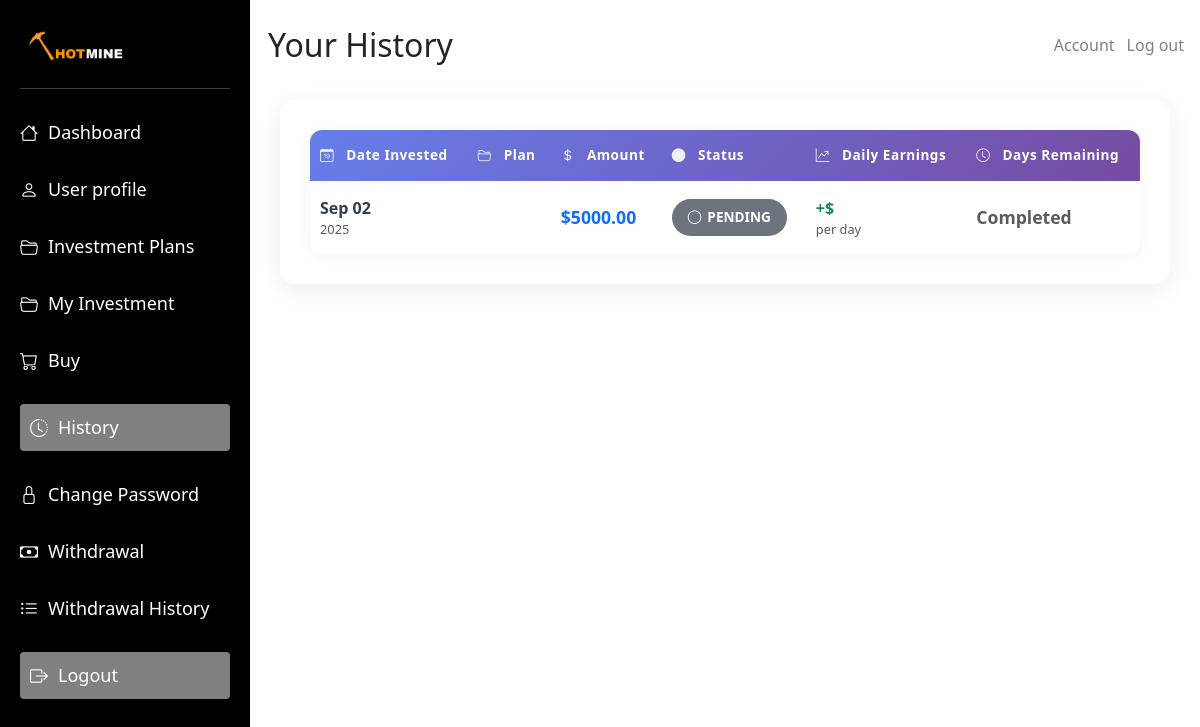
/history/ (signed in), run on an earlier commit of the app's database.
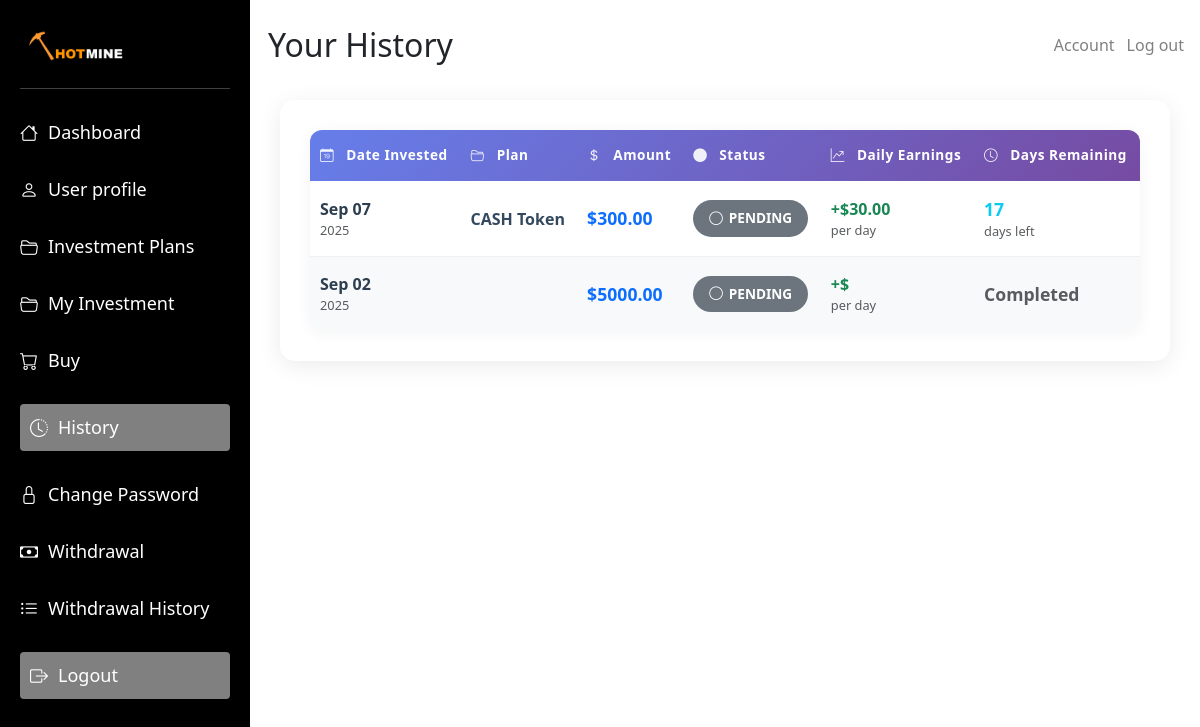
And on a later commit of the database.
### hotmine/models.py (models this page shows, shortened)
class Investment(models.Model):
    STATUS_CHOICES = [
        ("PENDING", "Pending"),
        ("ACTIVE", "Active"),
        ("COMPLETED", "Completed"),
        ("CANCELLED", "Cancelled"),
    ]
    user = models.ForeignKey(User, on_delete=models.CASCADE, null=True, blank=True)
    investment_plan = models.ForeignKey(
        InvestmentPlan, on_delete=models.CASCADE, null=True, blank=True
    )
    amount = models.DecimalField(max_digits=12, decimal_places=2, null=True, blank=True)
    wallet_address_used = models.CharField(
        max_length=255,
        help_text="Wallet address that was used for this investment",
        null=True,
        blank=True,
    )
    status = models.CharField(
        max_length=10,
        choices=STATUS_CHOICES,
        default="PENDING",
        null=True,
        blank=True,
    )
    date_invested = models.DateTimeField(auto_now_add=True)
    date_completed = models.DateTimeField(null=True, blank=True)
    total_earnings = models.DecimalField(
        max_digits=12, decimal_places=2, default=0, null=True, blank=True
    )
    plan = models.CharField(max_length=100, blank=True, null=True)
    wallet_address = models.CharField(max_length=255, blank=True, null=True)
    @property
    def daily_earnings(self):
        if not self.investment_plan or self.amount is None:
            return None
        return (self.investment_plan.daily_earnings_percentage / 100) * self.amount
    @property
    def days_remaining(self):
        from django.utils import timezone
        if not self.investment_plan:
            return None
        if self.status == "COMPLETED":
            return 0
        days_elapsed = (timezone.now().date() - self.date_invested.date()).days
        return max(0, self.investment_plan.investment_duration_days - days_elapsed)
    class Meta:
        ordering = ["-date_invested"]
        verbose_name = "Investment"
        verbose_name_plural = "Investments"

class InvestmentPlan(models.Model):
    title = models.CharField(max_length=100, null=True, blank=True)
    description = models.TextField(null=True, blank=True)
    minimum_deposit = models.DecimalField(
        max_digits=12,
        decimal_places=2,
        validators=[MinValueValidator(1)],
        null=True,
        blank=True,
    )
    maximum_deposit = models.DecimalField(
        max_digits=12, decimal_places=2, null=True, blank=True
    )
    daily_earnings_percentage = models.DecimalField(
        max_digits=5,
        decimal_places=2,
        validators=[MinValueValidator(0.01), MaxValueValidator(50.00)],
        help_text="Daily earnings percentage (e.g., 1.80 for 1.8%)",
        null=True,
        blank=True,
    )
    investment_duration_days = models.PositiveIntegerField(
        help_text="Investment duration in days", null=True, blank=True
    )
    deposit_return = models.BooleanField(
        default=True, help_text="Return initial deposit after duration"
    )
    crypto_wallet = models.ForeignKey(
        CryptoWallet,
        on_delete=models.CASCADE,
        help_text="Crypto wallet for this plan",
        null=True,
        blank=True,
    )
    is_active = models.BooleanField(default=True)
    sort_order = models.PositiveIntegerField(
        default=0,
        help_text="Order to display plans (lower numbers first)",
        null=True,
        blank=True,
    )
    created_at = models.DateTimeField(auto_now_add=True)
    updated_at = models.DateTimeField(auto_now=True)
    class Meta:
        ordering = ["sort_order", "title"]
        verbose_name = "Investment Plan"
        verbose_name_plural = "Investment Plans"

### hotmine/views.py (the view)
# urls.py: path("history/", views.investment_history_view, name="transactions"),
@login_required
def investment_history_view(request):
    user = request.user
    investments = Investment.objects.filter(user=user).order_by("-date_invested")
    context = {"investments": investments}
    return render(request, "hotmine/history.html", context)

### hotmine/templates/hotmine/history.html (shortened to what the changed rows need)
{% load static %}
<!DOCTYPE html>
<html lang="en">
<head>
    <link rel="stylesheet" href="{% static 'hotmine/dashboard.css' %}" />
    <link rel="stylesheet" href="{% static 'hotmine/bootstrap-icons/bootstrap-icons.css'%}">
    <link rel="stylesheet" href="{% static 'hotmine/bootstrap.css' %}">
</head>
<body>
    <div class="container-fluid">
        <div class="tradingview-widget-container" id="mainContent">
            <div class="navbar d-flex justify-content-between align-items-center">
                <div class="d-flex align-items-center">
                    <h2 class="m-2">Your History</h2>
                </div>
            </div>
            {% if investments %}
            <div class="history-container">
                <div class="table-responsive">
                    <table class="history-table">
                        <thead>
                            <tr>
                                <th><i class="bi bi-calendar-date"></i> Date Invested</th>
                                <th><i class="bi bi-folder2-open"></i> Plan</th>
                                <th><i class="bi bi-currency-dollar"></i> Amount</th>
                                <th><i class="bi bi-circle-fill"></i> Status</th>
                                <th><i class="bi bi-graph-up-arrow"></i> Daily Earnings</th>
                                <th><i class="bi bi-clock"></i> Days Remaining</th>
                            </tr>
                        </thead>
                        <tbody>
                            {% for inv in investments %}
                            <tr class="investment-row">
                                <td>
                                    <div class="date-cell">
                                        <strong>{{ inv.date_invested|date:"M d" }}</strong>
                                        <small class="text-muted d-block">{{ inv.date_invested|date:"Y" }}</small>
                                    </div>
                                </td>
                                <td>
                                    <div class="plan-cell">
                                        <strong>{{ inv.investment_plan.title }}</strong>
                                    </div>
                                </td>
                                <td>
                                    <div class="amount-cell">
                                        <strong class="text-primary">${{ inv.amount|floatformat:2 }}</strong>
                                    </div>
                                </td>
                                <td>
                                    <div class="status-cell">
                                        {% if inv.status == 'Active' %}
                                        <span class="status-badge status-active">
                                            <i class="bi bi-play-circle"></i> {{ inv.status }}
                                        </span>
                                        {% elif inv.status == 'Completed' %}
                                        <span class="status-badge status-completed">
                                            <i class="bi bi-check-circle"></i> {{ inv.status }}
                                        </span>
                                        {% elif inv.status == 'Pending' %}
                                        <span class="status-badge status-pending">
                                            <i class="bi bi-clock-history"></i> {{ inv.status }}
                                        </span>
                                        {% else %}
                                        <span class="status-badge status-default">
                                            <i class="bi bi-circle"></i> {{ inv.status }}
                                        </span>
                                        {% endif %}
                                    </div>
                                </td>
                                <td>
                                    <div class="earnings-cell">
                                        <strong class="text-success">+${{ inv.daily_earnings|floatformat:2 }}</strong>
                                        <small class="text-muted d-block">per day</small>
                                    </div>
                                </td>
                                <td>
                                    <div class="days-cell">
                                        {% if inv.days_remaining > 0 %}
                                        <strong class="text-info">{{ inv.days_remaining }}</strong>
                                        <small class="text-muted d-block">days left</small>
                                        {% else %}
                                        <strong class="text-muted">Completed</strong>
                                        {% endif %}
                                    </div>
                                </td>
                            </tr>
                            {% endfor %}
                        </tbody>
                    </table>
                </div>
            </div>
            {% endif %}
        </div>
    </div>
</body>
</html>

What changed in the data, as far as the page shows it:
added Investment: date_invested "Sep 07", date_invested "2025", investment_plan "CASH Token", amount "300.00", status "PENDING", daily_earnings "30.00", days_remaining "17"
